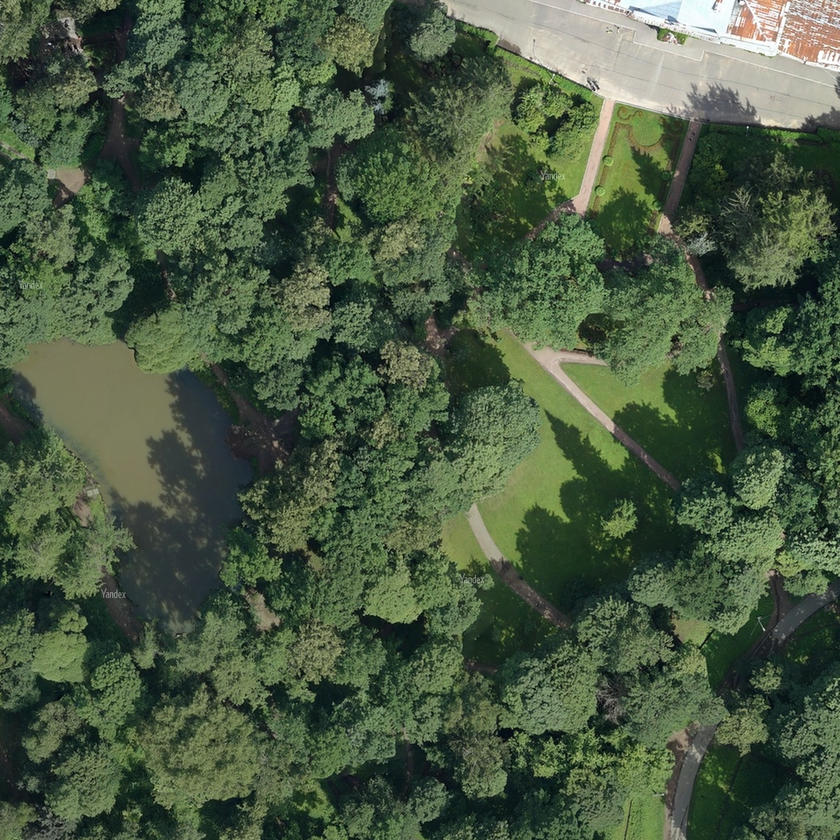
#> input picture imgs/2.png, 840 x 840 px, shrunk from 1024 x 1024 before the run, given as the content of the folder imgs/2.png, which was not available
$ python Pictures.py
#> lines starting #> are read from the running program, lines starting #| are printed output that depends on the picture
#> the answer given: imgs/2.png
from PIL import Image, ImageOps
import os


def changeFiles(directory, file):
#> called with directory = '_only/2.png', file = '2.png'
    image = Image.open(directory)
#> image is the input picture: PIL image 840x840 RGB; mean R, G, B 74.2, 90.4, 66.2
    image = ImageOps.grayscale(image)
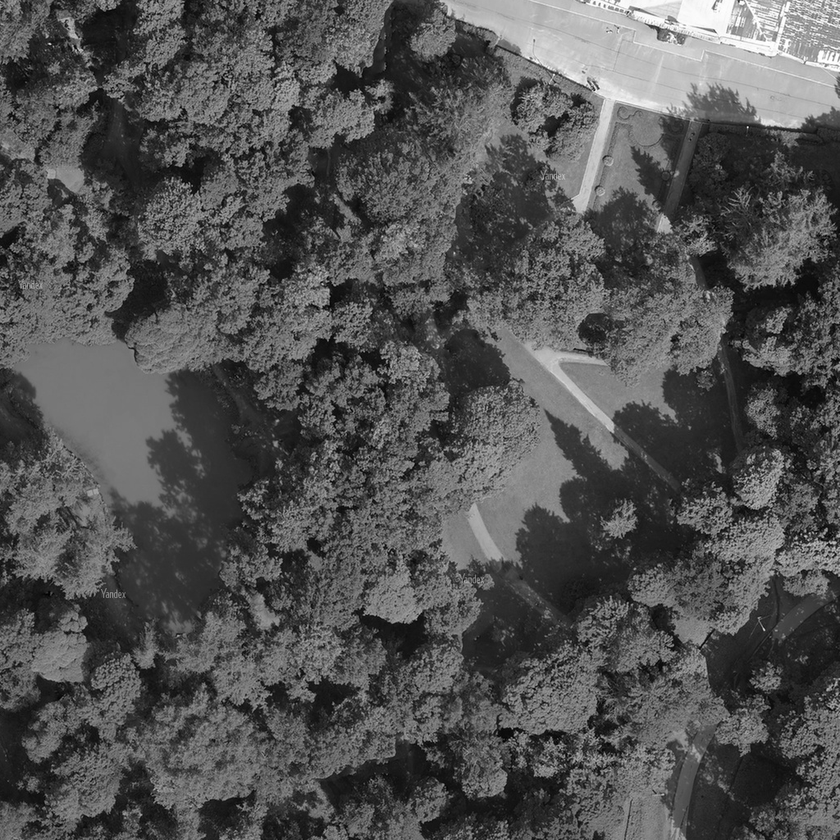
#> image: PIL image 840x840 L; min 0, max 255, mean 82.8
    image.save(directory)


def fileSearch():
    for root, dirs, files in os.walk(input()):
        for file in files:
            if file.endswith('.png'):
                changeFiles(os.path.join(root, file), file)


fileSearch()

$ run again, on imgs/3.png
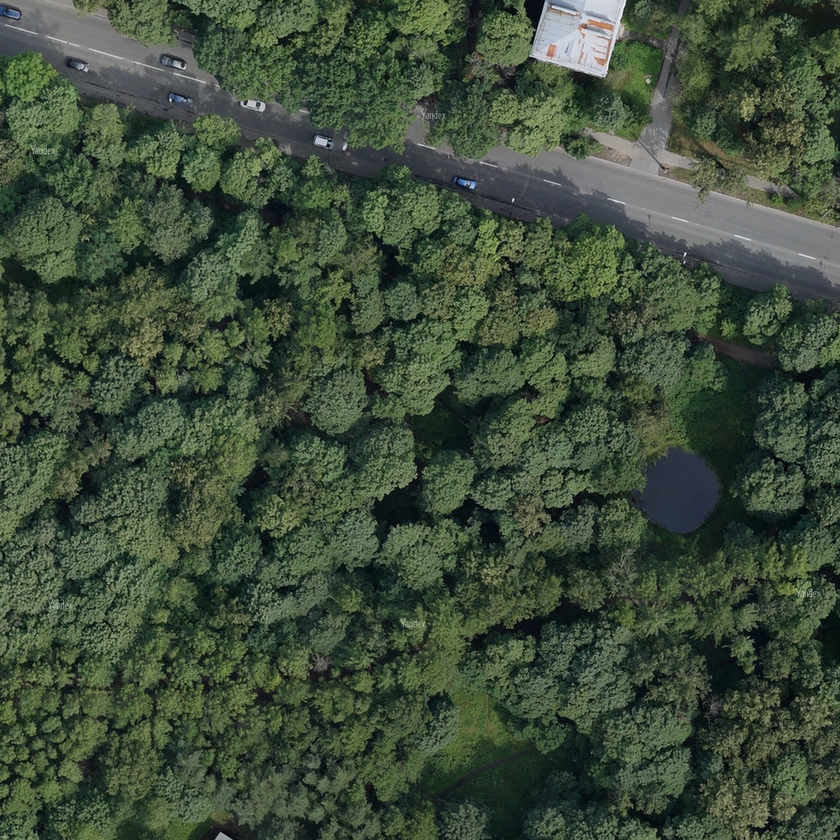
#> input picture imgs/3.png, 840 x 840 px, shrunk from 1024 x 1024 before the run, given as the content of the folder imgs/3.png, which was not available
#> in changeFiles, image is the input picture: PIL image 840x840 RGB; mean R, G, B 63.9, 78.1, 59.4
#> in changeFiles, `image = ImageOps.grayscale(image)`:
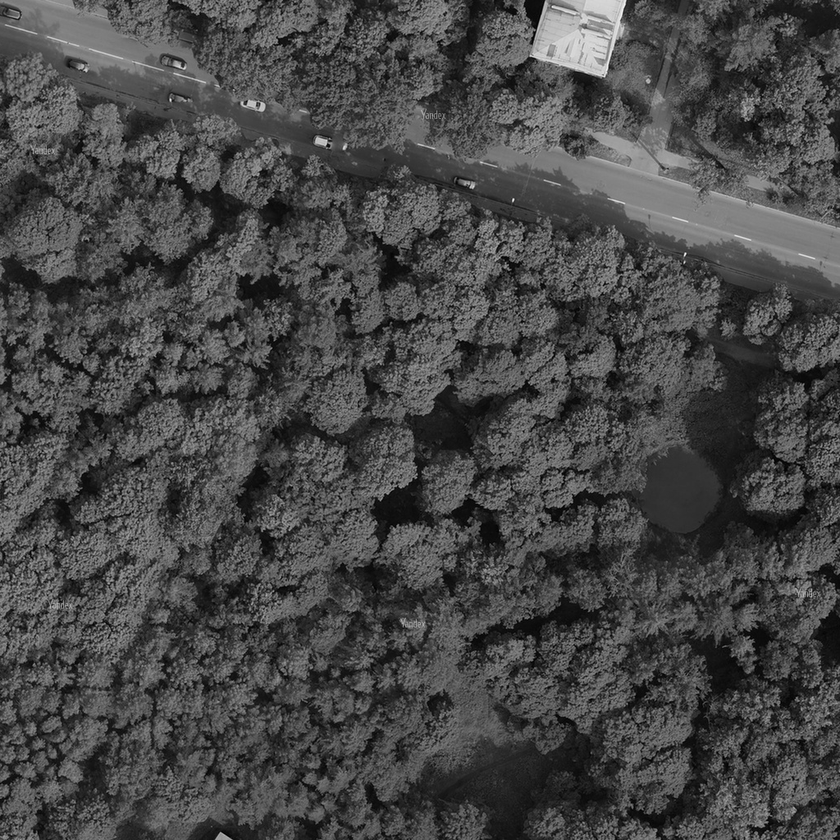
#> image: PIL image 840x840 L; min 0, max 252, mean 71.7
